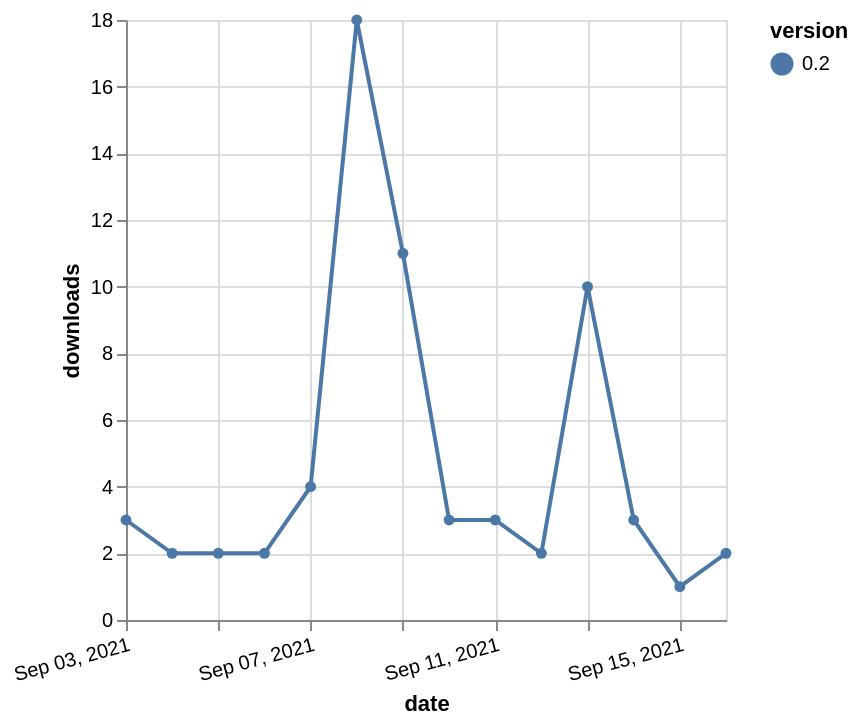

Vega-Lite specification for this chart:
### Vega-Lite specification from a JSON file in a GitHub repository (floating-point values rounded to 4 significant figures)
{"$schema": "https://vega.github.io/schema/vega-lite/v5.json", "description": "A simple bar chart with embedded data.", "data": {"values": [{"date": "2021-09-03", "total": 1812, "delta": 3, "version": "0.2"}, {"date": "2021-09-04", "total": 1814, "delta": 2, "version": "0.2"}, {"date": "2021-09-05", "total": 1816, "delta": 2, "version": "0.2"}, {"date": "2021-09-06", "total": 1818, "delta": 2, "version": "0.2"}, {"date": "2021-09-07", "total": 1822, "delta": 4, "version": "0.2"}, {"date": "2021-09-08", "total": 1840, "delta": 18, "version": "0.2"}, {"date": "2021-09-09", "total": 1851, "delta": 11, "version": "0.2"}, {"date": "2021-09-10", "total": 1854, "delta": 3, "version": "0.2"}, {"date": "2021-09-11", "total": 1857, "delta": 3, "version": "0.2"}, {"date": "2021-09-12", "total": 1859, "delta": 2, "version": "0.2"}, {"date": "2021-09-13", "total": 1869, "delta": 10, "version": "0.2"}, {"date": "2021-09-14", "total": 1872, "delta": 3, "version": "0.2"}, {"date": "2021-09-15", "total": 1873, "delta": 1, "version": "0.2"}, {"date": "2021-09-16", "total": 1875, "delta": 2, "version": "0.2"}]}, "width": "container", "mark": {"type": "line", "point": {"filled": true}}, "encoding": {"x": {"field": "date", "type": "temporal", "timeUnit": "yearmonthdate", "title": "date", "axis": {"labelAngle": -15}}, "y": {"field": "delta", "type": "quantitative", "title": "downloads"}, "color": {"field": "version", "type": "nominal"}, "tooltip": {"field": "delta"}}}
